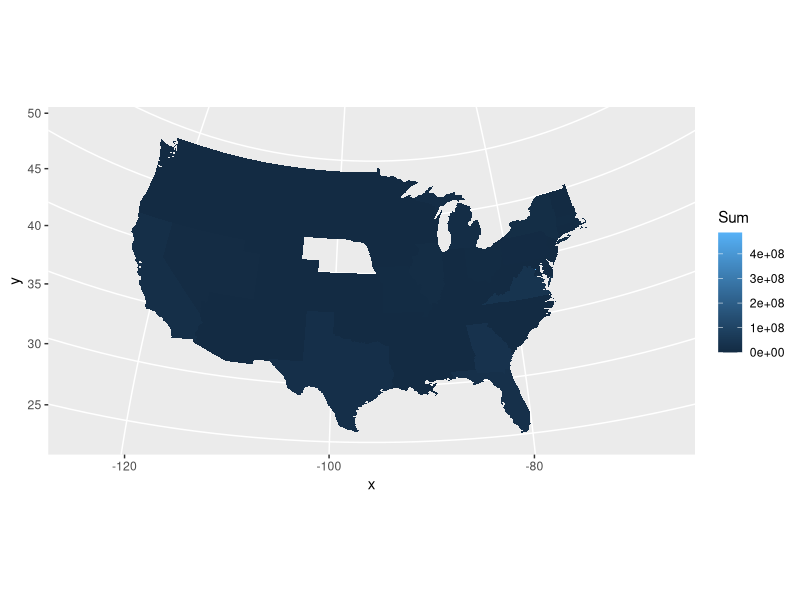
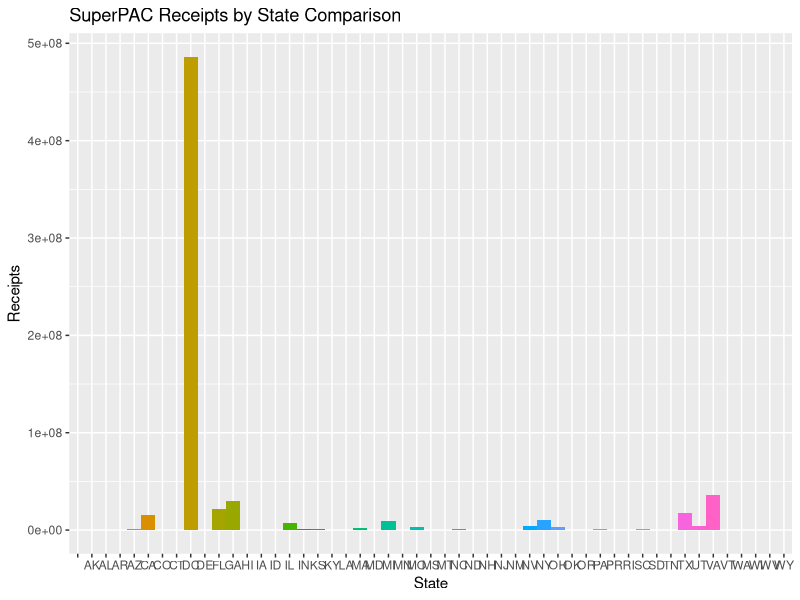
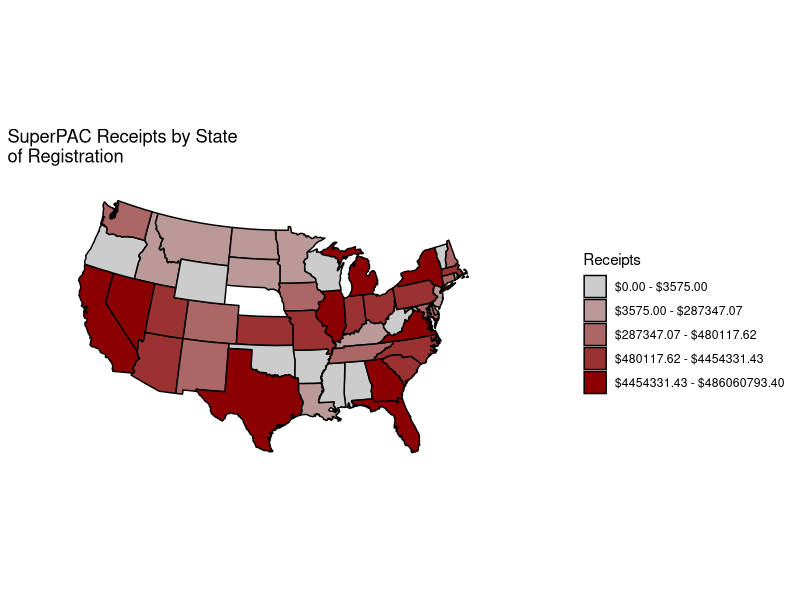

The R source for these figures, in order:
#!/usr/bin/Rscript

require(mapproj)
require(ggplot2)
require(grid)
library(maps)
library(plyr)

pac <- read.csv("./committee_summary.csv", header=TRUE)

p <- pac

names(p)[12] <- "receipts"

pdata <- ddply(p, "state", summarize, Sum = sum(receipts, na.rm=TRUE))

states_map <- map_data("state")

pdata$statelc <- tolower(state.name[match(pdata$state, state.abb)])

pdata$statelc[9] <- "district of columbia"

ggplot(pdata, aes(map_id = statelc, fill=Sum))+ geom_map(map=states_map) + expand_limits(x=states_map$long, y=states_map$lat)+coord_map("polyconic")

ggplot(data=pdata, aes(x=state, y=Sum, fill=factor(state))) + geom_bar(width=1, stat="identity") + theme(legend.position="none") + labs(x="State", y="Receipts") + ggtitle("SuperPAC Receipts by State Comparison")

qs = quantile(pdata$Sum, c(0.0, 0.2, 0.4, 0.6, 0.8, 1.0))
qsf = sprintf("$%.2f", qs)
qlab = paste(head(qsf, -1), tail(qsf, -1), sep=' - ')

pdata$Sum_q <- cut(pdata$Sum, qs, labels=qlab, include.lowest=TRUE)

pal <- colorRampPalette(c("grey80", "darkred"))(5)

clean_theme <- theme(axis.title = element_blank(), axis.text=element_blank(), panel.background=element_blank(), panel.grid=element_blank(), axis.ticks.length = unit(0, "cm"), complete=TRUE)


ggplot(pdata, aes(map_id = statelc, fill=Sum_q))+ geom_map(map=states_map, colour="black") + scale_fill_manual(values=pal) + expand_limits(x=states_map$long, y=states_map$lat)+coord_map("polyconic") + labs(fill="Receipts", x="Longitude", y="Latitude") + ggtitle("SuperPAC Receipts by State\nof Registration") + clean_theme
